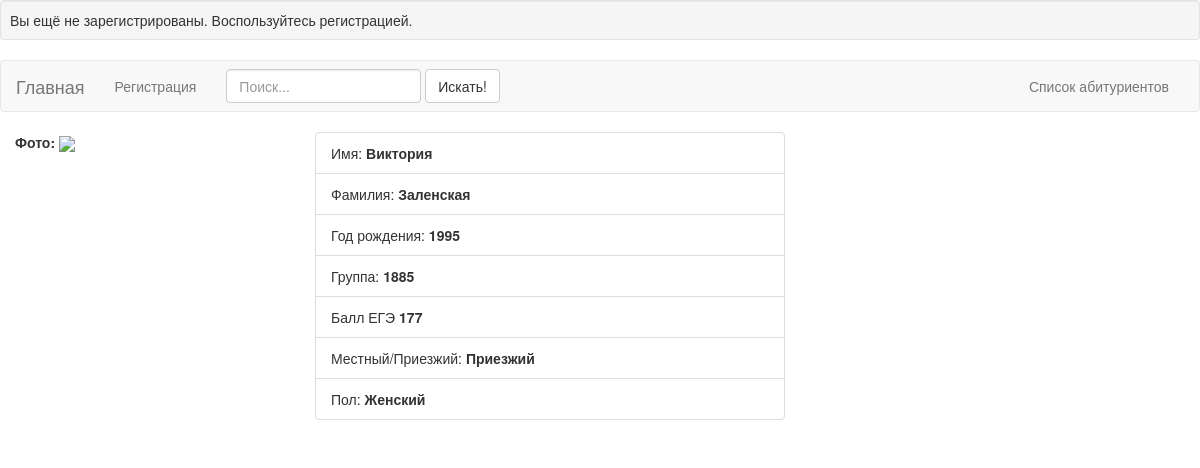
Page /index.php?ID=12 on the committed database.
### tables this page shows
CREATE TABLE IF NOT EXISTS `Students` (
  `name` varchar(255) NOT NULL,
  `surname` varchar(255) NOT NULL,
  `sex` enum('M','F') NOT NULL,
  `groupNumber` int(5) NOT NULL,
  `email` varchar(255) NOT NULL,
  `mark` int(3) NOT NULL,
  `local` enum('L','N') NOT NULL,
  `birthDate` year(4) NOT NULL,
  `ID` int(4) NOT NULL AUTO_INCREMENT,
  `password` varchar(255) NOT NULL,
  `photo` varchar(255) NOT NULL,
  PRIMARY KEY (`ID`)
);

### scripts/ini.php (called while the page is built, shortened)
<?php
require_once('functions.php');
require('config.php');
$pdo  = new PDO($dsn, $user, $pass, $opt);
$db   = new StudentsMapper($pdo);
$image = new ImageUploader();
if (isset($_COOKIE['password'])) {
    $password = $_COOKIE['password'];
    if ($db->inspectStudentByPassword($password)) {
        $student       = $db->inspectStudentByPassword($password);
        $headerMessage = "Добро пожаловать, {$student->getName()}";
    }
} else {
    $student = new Student();
    $student->setFieldsWithWhiteSpaces();
}
$ID = isset($_GET['ID'])   ?  $_GET['ID'] : '' ;
if ($ID != '' && $ID != 'self')
{
    $profileByID = $db->inspectStudentByID($ID);
} elseif ($ID == 'self'){
    $profileByID = $db->inspectStudentByID($student->getID());
    if ($profileByID)
    {
        $include = 'inspect';
    }
}

### lib/StudentsMapper.php (called while the page is built, shortened)
<?php
class StudentsMapper
{
    private $db;
    public function __construct(PDO $pdo)
    {
        $this->db = $pdo;
    }
    public function inspectStudentByID($ID)
    {
        $sql    = "SELECT * FROM students WHERE ID= :ID";
        $cpswrd = $this->db->prepare($sql);
        $cpswrd->bindValue(':ID', $ID);
        $cpswrd->execute();
        $cpswrd->setFetchMode(PDO::FETCH_CLASS, "student");
        $student = $cpswrd->fetch();
        return $student;
    }
}

### lib/Student.php (called while the page is built, shortened)
<?php
class Student
{
    protected $name;
    protected $surname;
    protected $sex;
    protected $groupNumber;
    protected $mark;
    protected $local;
    protected $birthDate;
    protected $photo;
    public function setFieldsWithWhiteSpaces()
    {
        $this->name = '';
        $this->surname = '';
        $this->sex = '';
        $this->groupNumber = '';
        $this->mark = '';
        $this->local = '';
        $this->birthDate = '';
    }
    public function getPhoto()
    {
       return $this->photo;
    }
    public function getName()
    {
        return $this->name;
    }
    public function getSurname()
    {
        return $this->surname;
    }
    public function getShowSex()
    {
        if ($this->sex == Student::GENDER_FEMALE) {
            return 'Женский';
        } elseif ($this->sex == Student::GENDER_MALE) {
            return 'Мужской';
        } else {
            return '';
        }
    }
    public function getGroupNumber()
    {
        return $this->groupNumber;
    }
    public function getMark()
    {
        return $this->mark;
    }
    public function getShowLocal()
    {
        if ($this->local == Student::RESIDENCE_LOCAL) {
            return 'Местный';
        } elseif ($this->local == Student::RESIDENCE_NOT_LOCAL)
        {
            return 'Приезжий';
        } else {
            return '';
        }
    }
    public function getBirthDate()
    {
        return $this->birthDate;
    }
}

### lib/ImageUploader.php (called while the page is built, shortened)
<?php
class ImageUploader {
    public function showDefaultImage()
    {
        return 'default.png';
    }
}

### scripts/functions.php (called while the page is built, shortened)
<?php
function htmlProtect($in)
{
    return htmlspecialchars($in, ENT_QUOTES);
}

### template/inspect.php (the view, shortened to what this page needs)
<?php require_once 'main.php';?>
<div class="row">
    <div class="col-md-12">
    <div class="col-md-3">
        <label><?= ($ID != 'self') ? 'Фото:' : 'Ваше фото:' ?>
            <?php if ($profileByID->getPhoto() != '') : ?>
<img src="scripts/image_preview.php?photo=<?=htmlProtect($profileByID->getPhoto())?>"></label></div>
   <?php else :?>
        <img src="scripts/image_preview.php?photo=<?=htmlProtect($image->showDefaultImage())?>"></label></div>
    <?php endif ?>
    <div class="col-md-5">
<ul class="list-group">
    <li class="list-group-item">Имя: <b><?=htmlProtect($profileByID->getName()) ?></b></li>
    <li class="list-group-item">Фамилия: <b><?=htmlProtect($profileByID->getSurname()) ?></b></li>
    <li class="list-group-item">Год рождения: <b><?=htmlProtect($profileByID->getBirthDate()) ?></b></li>
    <li class="list-group-item">Группа: <b><?=htmlProtect($profileByID->getGroupNumber()) ?></b></li>
    <li class="list-group-item">Балл ЕГЭ <b><?=htmlProtect($profileByID->getMark())?></b></li>
    <li class="list-group-item">Местный/Приезжий: <b><?=htmlProtect($profileByID->getShowLocal()) ?></b></li>
    <li class="list-group-item">Пол: <b><?=htmlProtect($profileByID->getShowSex()) ?></b></li>
</ul></div></div></div>

### rows in the picture
students: name "Виктория", surname "Заленская", birthDate "1995", groupNumber "1885", mark "177", local "Приезжий", sex "Женский"

### other values in the picture
htmlProtect($headerMessage) "Вы ещё не зарегистрированы. Воспользуйтесь регистрацией."
